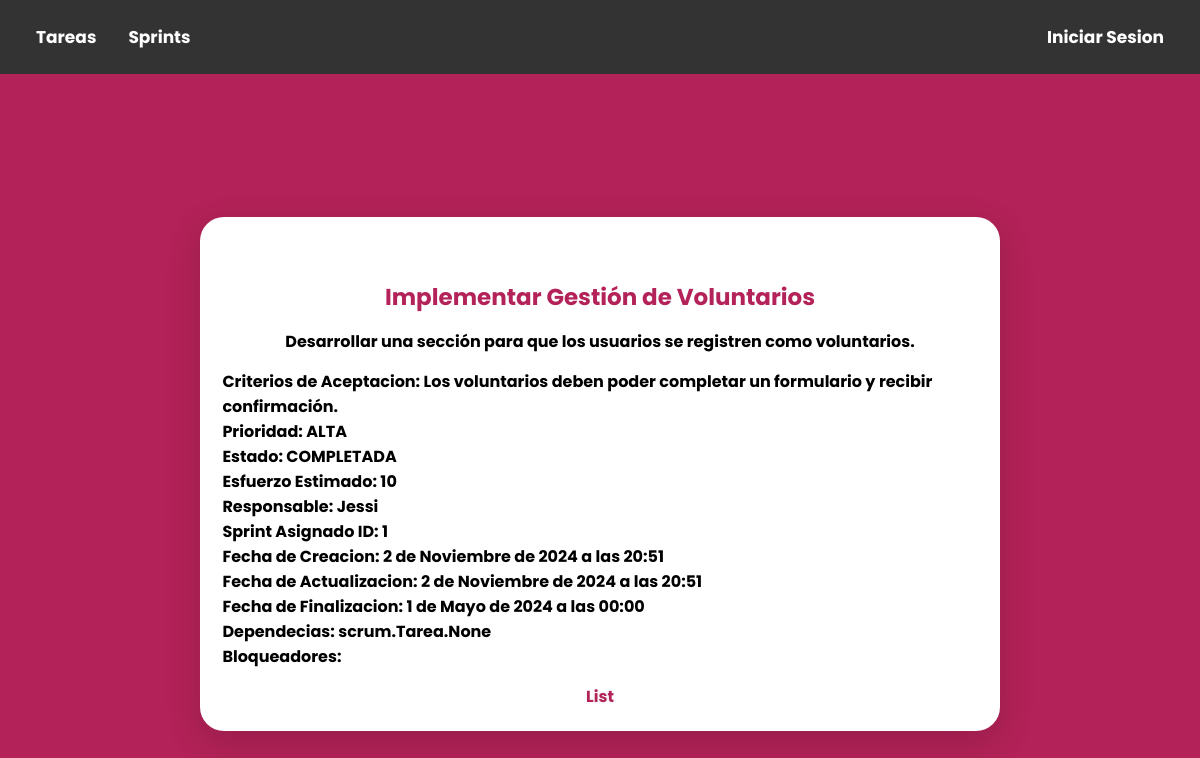
The page /tarea/4/ on the database its author committed.
### scrum/models.py (models this page shows, shortened)
class Tarea(models.Model):
    PRIORIDADES = [
        ('BAJA', 'Baja'),
        ('MEDIA', 'Media'),
        ('ALTA', 'Alta'),
    ]
    titulo = models.CharField(max_length=200,
                              verbose_name="Titulo de la Tarea",  help_text="Un titulo que describa la tarea.") #Mejoras para mejor legibilidad en el apartado admin.
    descripcion = models.TextField(
        null=False,
        blank=True
    )
    criterios_aceptacion = models.TextField(
        blank=True,
        null=True
    )
    prioridad = models.CharField(
        max_length=10,
        choices=PRIORIDADES, #Son las opciones, en este caso la tupla PRIORIDADES
        default='BAJA'
    )
    estado = models.CharField(
        max_length=20,
        choices=ESTADOS,
        default='POR_HACER' #Por defecto es POR_HACER
    )
    esfuerzo_estimado = models.IntegerField(
        null=True,
        blank=True
    )
    responsable = models.ForeignKey( #Clave foranea
        User,
        null=True,
        on_delete=models.SET_NULL #Al eliminar el usuario se establece la relacion a NULL
    )
    sprint_asignado = models.ForeignKey( #Clave foranea
        'Sprint',
        null=True,
        blank=True,
        on_delete=models.SET_NULL #Al eliminar un Sprint, se establece la relación a NULL
    )
    fecha_de_creacion = models.DateTimeField(auto_now=True)
    fecha_de_actualizacion = models.DateTimeField(auto_now_add=True)
    fecha_de_finalizacion = models.DateTimeField(null=True,blank=True) #Campo de mejora, para agregar una fecha de finalizacion a la tarea
    dependencias = models.ManyToManyField(  #Relacion de muchos a muchos
        'self',
        symmetrical=False,  #La relación no es simétrica; permite dependencias unidireccionales
        blank=True #Puede estar en blanco
    )
    bloqueadores = models.TextField(
        null=True,  #Puedo ser nulo
        blank=True, #Puede estar en blanco
    )
    class Meta:   #Metadato, es decir informacion de los datos o en este caso el modelo
        constraints = [ #Condicionales o reglas que se aplican a los campos de la base de datos para garantizar la integridad de los datos
            models.CheckConstraint(check=Q(estado='POR_HACER') | Q(estado='EN_PROGRESO') | Q(estado='COMPLETADA'), name='estado_valido_tarea'),
            models.CheckConstraint(check=Q(prioridad='BAJA') | Q(prioridad='MEDIA') | Q(prioridad='ALTA'), name='prioridad_valido_tarea'),
            models.CheckConstraint(check=Q(esfuerzo_estimado__gte=0), name='esfuerzo_estimado_no_negativo'),
            models.CheckConstraint(
                check=Q(estado='COMPLETADA') | Q(fecha_de_finalizacion__isnull=True),
                name='fecha_finalizacion_tarea'
            ), #Constraint de mejora, si una tarea esta completada fecha de finalizacion puede tener un valor valido no null.
        ]

class Sprint(models.Model):
    nombre = models.CharField(max_length=100,
                              verbose_name="Nombre del Sprint", help_text="Nombre descriptivo del Sprint") #Mejoras para mejor legibilidad en el apartado admin.
    objetivo = models.TextField(
        blank=True,
        null=True
    )
    fecha_inicio = models.DateField()
    fecha_fin = models.DateField()
    velocidad = models.IntegerField()
    scrum_master = models.ForeignKey(
        User,
        null=True,
        on_delete=models.SET_NULL,
        related_name='sprint_como_scrum_master'
    )
    equipo_de_desarrollo = models.ManyToManyField(
        User,
        blank=True,
        related_name='sprint_como_desarrollador'
    )
    backlog_sprint = models.ManyToManyField(
        'Tarea',
        blank=True,
        related_name='sprint_backlog'
    )
    fecha_creacion = models.DateTimeField(auto_now_add=True)
    fecha_actualizacion = models.DateTimeField(auto_now_add=True)
    class Meta:
        constraints = [
            models.CheckConstraint(check=Q(velocidad__gte=0), name='velocidad_no_negativa'),
            models.CheckConstraint(
                check=Q(fecha_fin__gte=models.F('fecha_inicio')),
                name='fecha_fin_posterior'
            ),
        ]

### scrum/views.py (the view)
# urls.py: path("tarea/<int:pk>/",views.TareaDetailView.as_view(),name="tarea-detalle")
class TareaDetailView(DetailView):
    model = Tarea
    context_object_name = "tarea"

### templates/scrum/tarea_detail.html
{% extends "base.html" %}
{% block content %}
<div class="centrar">
    <div class="container">
        <p class="titulo-container">{{ tarea.titulo }}</p>
        <p>{{ tarea.descripcion }}</p>
        <ul class="lista-tareas">
            <li><b>Criterios de Aceptacion:</b> {{ tarea.criterios_aceptacion }}</li>
            <li><b>Prioridad:</b> {{ tarea.prioridad }}</li>
            <li><b>Estado:</b> {{ tarea.estado }}</li>
            <li><b>Esfuerzo Estimado:</b> {{ tarea.esfuerzo_estimado }}</li>
            <li><b>Responsable:</b> {{ tarea.responsable }}</li>
            <li><b>Sprint Asignado ID:</b> {{ tarea.sprint_asignado.id }}</li>
            <li><b>Fecha de Creacion:</b> {{ tarea.fecha_de_creacion }}</li>
            <li><b>Fecha de Actualizacion:</b> {{ tarea.fecha_de_actualizacion }}</li>
            <li><b>Fecha de Finalizacion:</b> {{ tarea.fecha_de_finalizacion }}</li>
            <li><b>Dependecias:</b> {{ tarea.dependencias }}</li>
            <li><b>Bloqueadores:</b> {{ tarea.bloqueadores }}</li>
        </ul>
        <a href="{% url 'scrum:tareas-lista' %}">List</a>
    </div>
</div>
{% endblock %}

### static/css/estilos.css (style rules this page uses)
* { margin: 0; padding: 0; box-sizing: border-box; text-decoration: none; }
body { font-family: 'Poppins', sans-serif; background-color: #b32258; }
.centrar { display: flex; flex-direction: column; justify-content: center; align-items: center; height: 100vh; }
.container { background-color: #FFFFFF; width: 100%; max-width: 800px; border-radius: 1.5em; box-shadow: 0px 11px 35px 2px rgba(0, 0, 0, 0.14); display: flex; flex-direction: column; align-items: center; justify-content: center; gap: 15px; padding: 1.4em; }
.lista-tareas { list-style-type: none; padding: 0; }
.titulo-container { padding-top: 40px; color: #b32258; font-family: 'Poppins', sans-serif; font-weight: bold; font-size: 23px; }
a { text-shadow: 0px 0px 3px rgba(117, 117, 117, 0.12); color: #b32258; text-decoration: none; font-family: 'Poppins', sans-serif; }

### rows shown on the page
Tarea: titulo "Implementar Gestión de Voluntarios", descripcion "Desarrollar una sección para que los usuarios se registren como voluntarios.", criterios_aceptacion "Los voluntarios deben poder completar un formulario y recibir confirmación.", prioridad "ALTA", estado "COMPLETADA", esfuerzo_estimado "10", responsable "Jessi", sprint_asignado.id "1", fecha_de_creacion "2 de Noviembre de 2024 a las 20:51", fecha_de_actualizacion "2 de Noviembre de 2024 a las 20:51", fecha_de_finalizacion "1 de Mayo de 2024 a las 00:00", dependencias "scrum.Tarea.None"
